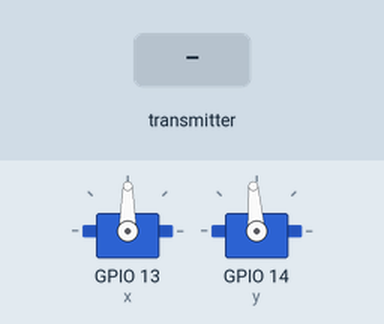
A sketch run on a simulated ESP32. On the bench: 2 × servo. The test bench sets the inputs (shaded band). What the sketch prints to the serial monitor is not drawn.

Above: at 1.2 s.
1.3 s: the transmitter starts sending roll = 25
At 1.7 s:
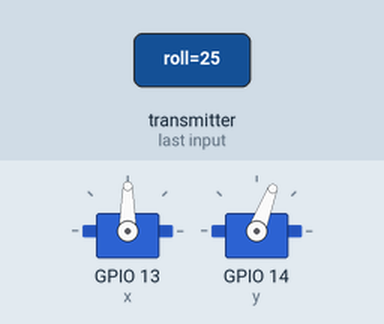
2.9 s: the transmitter starts sending yaw = 25
At 3.5 s:
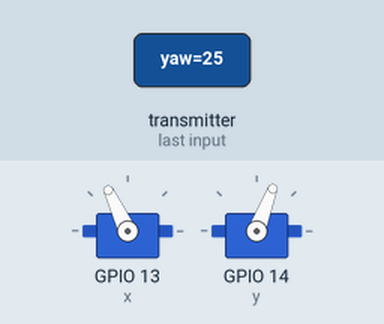
4.4 s: the transmitter starts sending roll = 0
At 5.3 s:
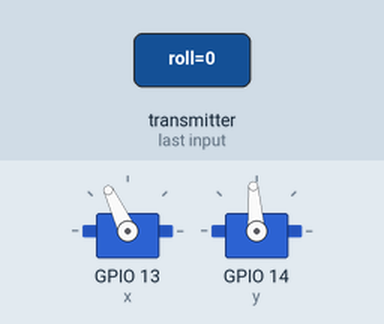
6.0 s: the transmitter starts sending yaw = 50
At 7.1 s:
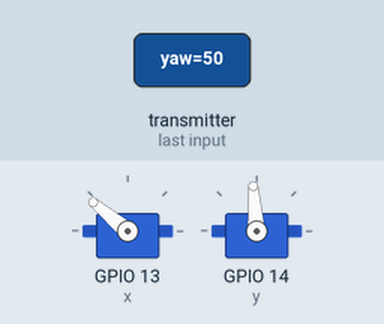
7.5 s: the transmitter starts sending roll = 50
At 8.8 s:
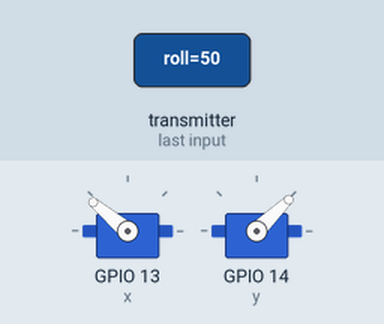
9.1 s: the transmitter starts sending yaw = 0
At 9.5 s:
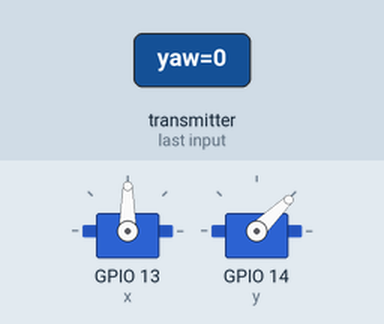
Timing chart, 0 to 11.6 s (numbered marks = the images above; inputs shaded):
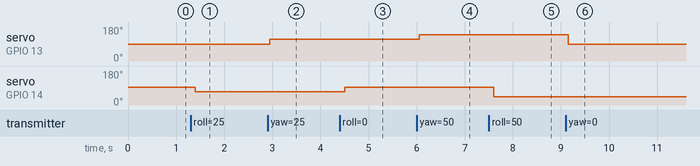

Measured:
- after the input at 1.3 s, servo on GPIO 14 (y): 94° → 69° after 0.10 s
- after the input at 2.9 s, servo on GPIO 13 (x): 90° → 115° after 0.05 s
- after the input at 4.4 s, servo on GPIO 14 (y): 69° → 94° after 0.10 s
- after the input at 6.0 s, servo on GPIO 13 (x): 115° → 140° after 0.05 s
- after the input at 7.5 s, servo on GPIO 14 (y): 94° → 44° after 0.10 s
- after the input at 9.1 s, servo on GPIO 13 (x): 140° → 90° after 0.05 s

The sketch:

ReceiverCode.ino
```cpp
#include <Wire.h>
#include <esp_now.h>
#include <WiFi.h>
#include <ESP32Servo.h>

typedef struct struct_message
{
  float roll;
  float yaw;
} struct_message;

unsigned long lastUpdate = 0;
struct_message incomingData;
float latestRoll = 0, latestYaw = 0;
bool newDataAvailable = false;

Servo x;
Servo y;


void onDataReceived(const esp_now_recv_info *info, const uint8_t *data, int len)
{
  if (len == sizeof(struct_message))
  {
    memcpy(&incomingData, data, len);
    latestRoll = incomingData.roll;
    latestYaw = incomingData.yaw;
    newDataAvailable = true;
  }
}

void setup()
{

  Serial.begin(115200);
  WiFi.mode(WIFI_STA);

  if (esp_now_init() != ESP_OK)
  {
    Serial.println("ESP-NOW init failed!");
    while (1);
  }

  esp_now_register_recv_cb(onDataReceived);

  x.attach(13);  // Servo X (Yaw)
  y.attach(14);  // Servo Y (Roll)

  Serial.println("Receiver ready.");
}

void loop()
{

  int rollVal = constrain((int)(latestRoll + 86), 0, 180);
  y.write(180-rollVal);
  delay(50);
  int yawVal = constrain((int)(latestYaw+90), 0, 180);
  x.write(yawVal);
  delay(50);

}
```
